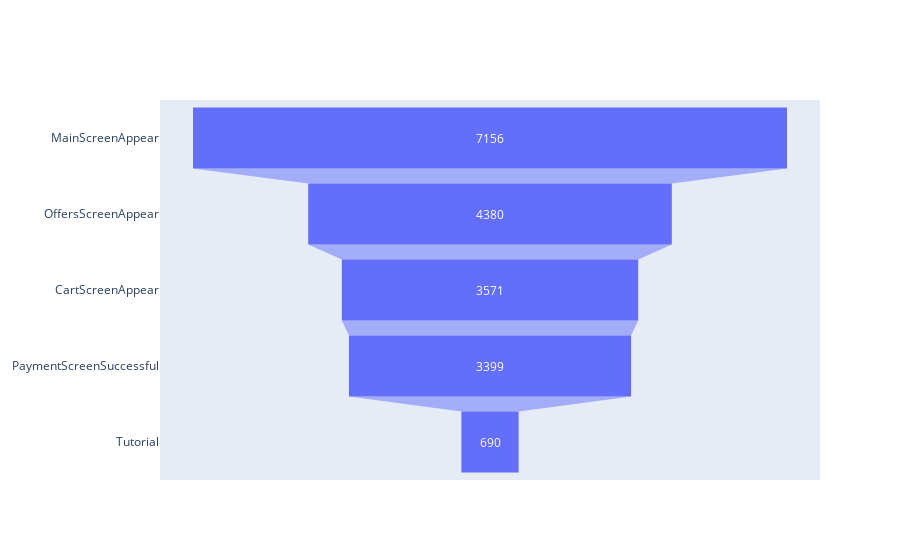

The notebook cell this image was saved under:
### Markdown cell above
## Utiliza el embudo de eventos para encontrar la proporción de usuarios y usuarias que pasan de una etapa a la siguiente.
<a id="embudo"></a>
[Inicio](#Inicio)

### Code cell
fig1 = go.Figure(go.Funnel(
    y = events['event'],
    x = events['users']
    ))
fig1.show()

### Figure 1 — Plotly figure (JSON) as saved in the notebook; plotly's stock layout.template omitted (floating-point values rounded to 4 significant figures)
{"data": [{"type": "funnel", "x": [7156, 4380, 3571, 3399, 690], "y": ["MainScreenAppear", "OffersScreenAppear", "CartScreenAppear", "PaymentScreenSuccessful", "Tutorial"]}], "layout": {}}
